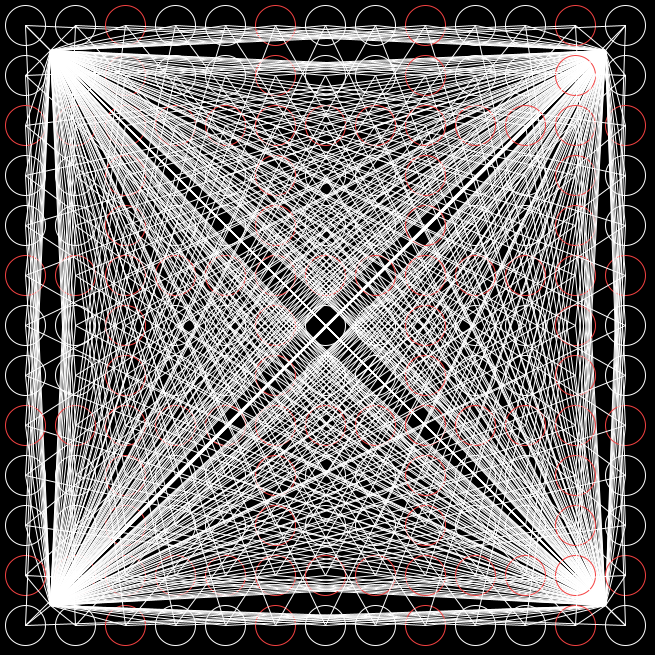
Frame 1 (no input)
Frame 60 (the mouse pressed at the canvas centre just before this capture): identical to frame 1, image omitted
Frame 120 (the mouse held since frame 60 and released just before this capture): identical to frame 1, image omitted

The Processing sketch that drew this single still picture (run headless with seeded random() and noise(); from frame 60 on, the mouse is pressed at the canvas centre):

// Processing sketch: MultiplicationTable
// ── MultiplicationTable.pde
//programs have three main blocks

/* the first block contains statements to initialize
all variables that will be used throughout the program
*/

int x;
float y;
color salmon;
color ochre;
int product ;


 //most statements will end in a semicolon 

/* the second block is called setup and it contains
statements to be executed only once.
*/

void setup(){

  salmon = color(#FC14A0);
  ochre = color(#863131);
  size(655,655);
  background(0);
 textSize(15);
  
}// end setup

/* the third section is called draw and every statement x
in draw gets looped through in the order written for ever
and ever and ever 
*/

void draw(){
  background(0);
 
  for(int i=1; i<14; i+=1){
    for(int j=1;j<14;j+=1){
      product=i*j;
    noFill();
    stroke(255);
     if(product%3==0){
       stroke(244,66,66);
     }// end if
   
    
    
    ellipse(50*i-25,50*j-25,40,40);
    stroke(255);
   line(50*i-25,50*j-25, 50,50);
    line(50*i-25,50*j-25, height-50,width-50);
     line(50*i-25,50*j-25, 50,width-50);
      line(50*i-25,50*j-25, height-50,50);
     
   
      }// end nested loop
    
  }//end for loop
  
}//end draw
